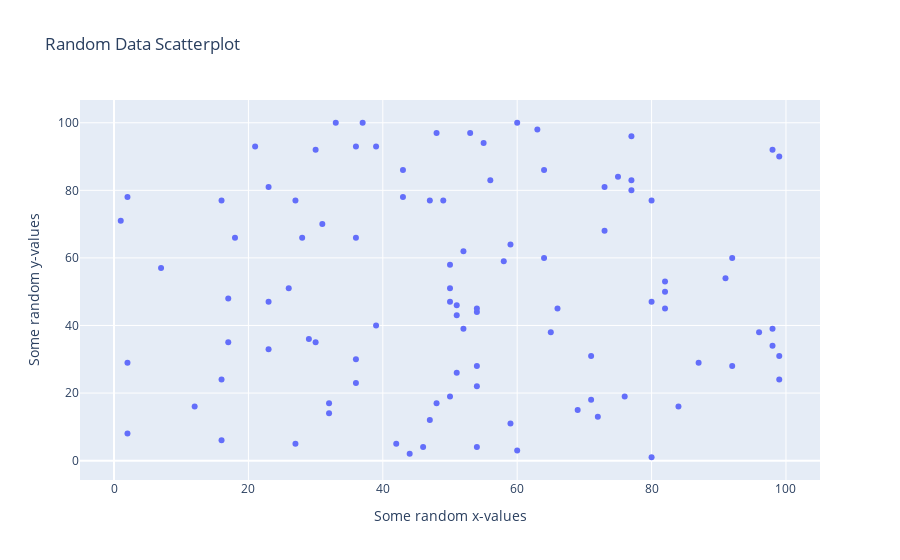

The code cell stored with this chart in its notebook:
### Markdown cell above
# Scatter Plots

### Code cell
# 100 random integers from <1,100>
random_x = np.random.randint(1,101,100)
random_y = np.random.randint(1,101,100)

# create the data
data = [go.Scatter(
    x = random_x,
    y = random_y,
    mode = 'markers',
)]

# create the layout
layout = go.Layout(
    title = 'Random Data Scatterplot', #Graph title
    xaxis = dict(title = 'Some random x-values'), # x-axis label
    yaxis = dict(title = 'Some random y-values'), # y-axis label
    hovermode = 'closest' # handles mutliple points landing on the same vertical
)

# create the figure
fig = go.Figure(data=data, layout=layout)
fig.show()

### Figure 1 — Plotly figure (JSON) as saved in the notebook; plotly's stock layout.template omitted (floating-point values rounded to 4 significant figures)
{"data": [{"mode": "markers", "type": "scatter", "x": [73, 65, 59, 30, 91, 32, 69, 42, 28, 39, 84, 7, 51, 52, 77, 51, 76, 77, 82, 72, 17, 37, 60, 92, 18, 59, 99, 36, 54, 54, 98, 99, 63, 50, 51, 36, 75, 39, 32, 71, 43, 82, 44, 87, 80, 50, 56, 2, 48, 48, 66, 60, 58, 73, 99, 43, 96, 17, 98, 47, 2, 36, 54, 80, 31, 30, 36, 1, 46, 23, 49, 16, 2, 92, 82, 52, 80, 47, 23, 71, 98, 53, 27, 16, 55, 27, 33, 29, 16, 77, 12, 50, 26, 54, 54, 23, 64, 21, 50, 64], "y": [81, 38, 11, 35, 54, 17, 15, 5, 66, 93, 16, 57, 26, 62, 96, 46, 19, 80, 45, 13, 35, 100, 3, 28, 66, 64, 31, 66, 22, 28, 39, 24, 98, 51, 43, 30, 84, 40, 14, 31, 86, 53, 2, 29, 1, 58, 83, 8, 97, 17, 45, 100, 59, 68, 90, 78, 38, 48, 92, 77, 29, 93, 44, 47, 70, 92, 23, 71, 4, 47, 77, 24, 78, 60, 50, 39, 77, 12, 33, 18, 34, 97, 77, 6, 94, 5, 100, 36, 77, 83, 16, 19, 51, 4, 45, 81, 86, 93, 47, 60]}], "layout": {"hovermode": "closest", "title": {"text": "Random Data Scatterplot"}, "xaxis": {"title": {"text": "Some random x-values"}}, "yaxis": {"title": {"text": "Some random y-values"}}}}
